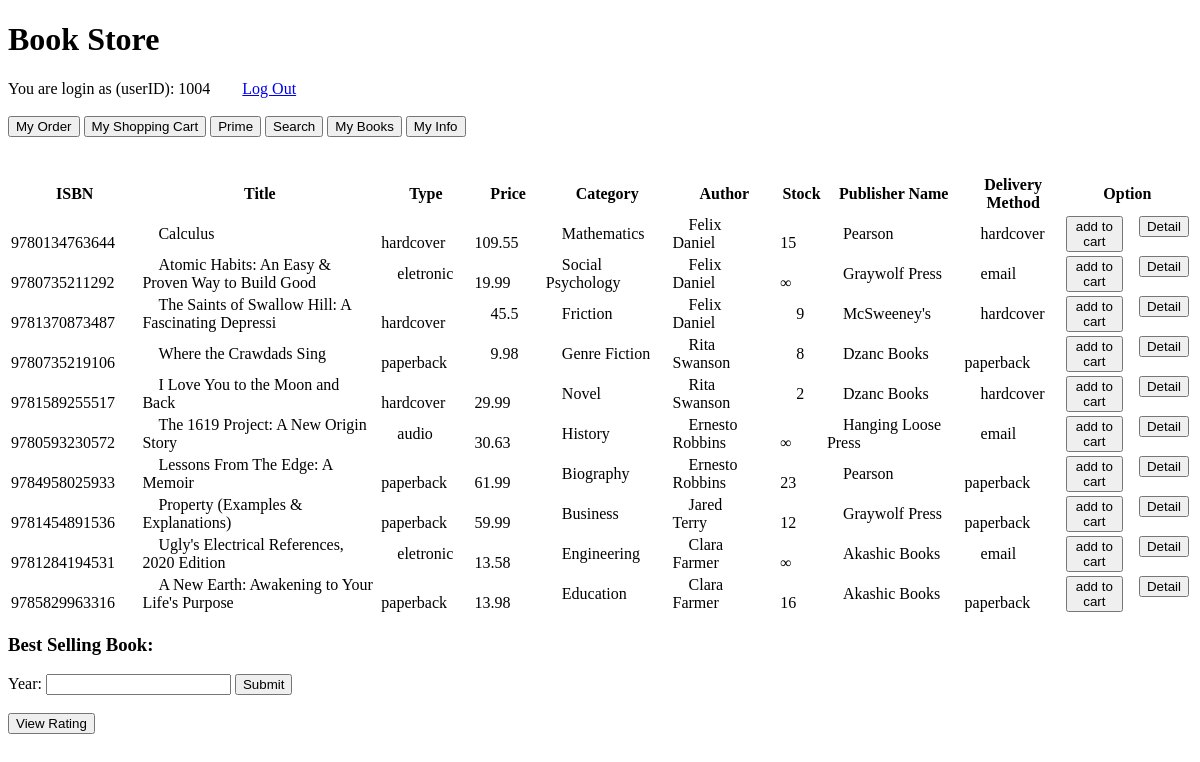
The page /store.php (signed in) on the database as committed earlier.
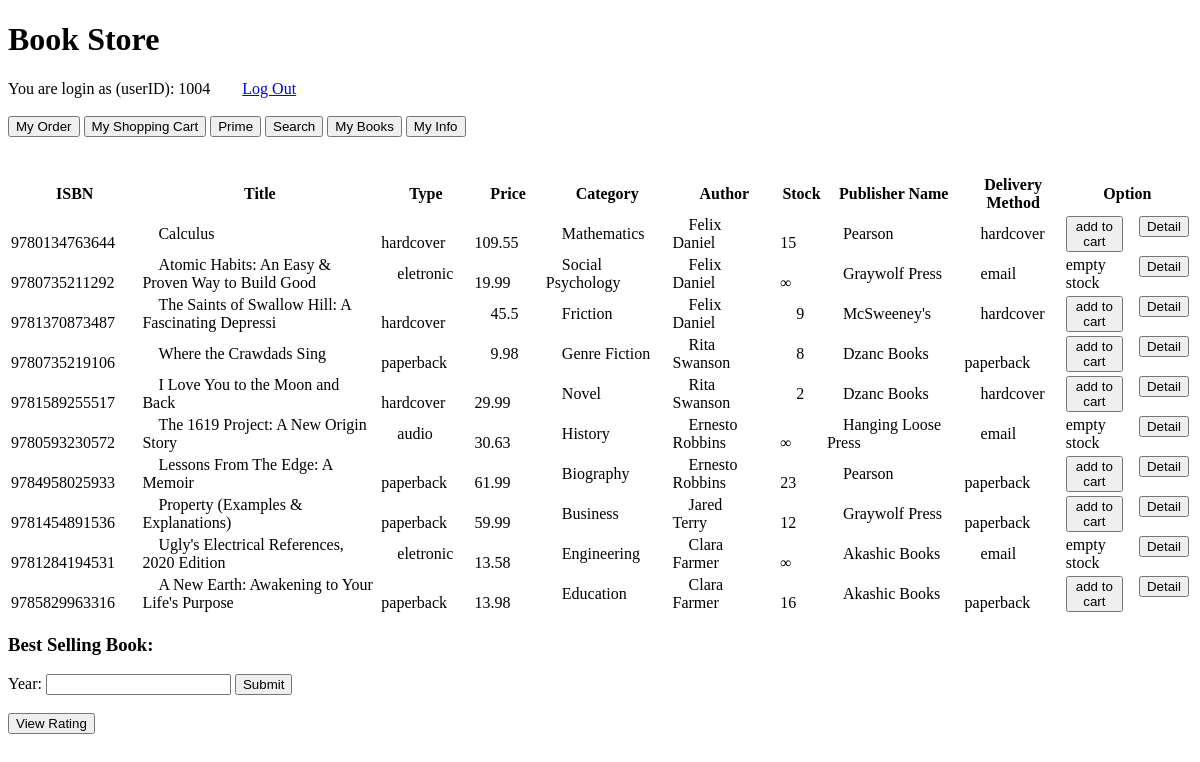
The same page on the database as committed later.
### tables this page shows
create table Books (
  ISBN char(13) primary key,
  title varchar(50),
  type varchar(10),
  price real,
  Category varchar(20),
  in_stock int,
  pName varchar(20),
  method varchar(10),

  constraint foreign key (pName) references Publisher(name),
  constraint foreign key (method) references Delivery(method)
);

create table Customers (
  userID int NOT NULL AUTO_INCREMENT primary key,
  password varchar(20),
  name varchar(30),
  email varchar(40) unique,
  phone char(10),
  address varchar(50)
);

### store.php (the view, shortened to what this page needs)
<!DOCTYPE html>
<html lang="en" dir="ltr">
<head>
</head>
<body>
  <?php
  $myconnection = mysqli_connect('localhost', 'root', '') or die('Could not connect: ' . mysql_error());
  echo '<h1>Book Store</h1>';
  echo "You are login as (userID): ".$_SESSION['id'];
  echo '<a href="index.php">Log Out</a>';
  echo "<br><br>";
  ?>
  <div style="display: flex;">
    <form action="order.php" method="post">
      <button type="submit">My Order</button>&nbsp;
    </form>
    <form action="cart.php" method="post">
      <button type="submit">My Shopping Cart</button>&nbsp;
    </form>
    <form action="prime.php" method="post">
      <button type="submit">Prime</button>&nbsp;
    </form>
    <form action="search.php" method="post">
      <button type="submit">Search</button>&nbsp;
    </form>
    <form action="mybook.php" method="post">
      <button type="submit">My Books</button>&nbsp;
    </form>
    <form action="myinfo.php" method="post">
      <button type="submit" name="info">My Info</button>&nbsp;
    </form>
  </div>
  <br><br>
  <?php
  $query = 'SELECT books.ISBN, title, type, price, Category, in_stock, pName, method, name
      FROM books, `write`, customers WHERE books.ISBN = `write`.ISBN AND customers.userID = `write`.userID;';
  $result = mysqli_query($myconnection, $query) or die('Query failed: ' . mysql_error());
  echo "<table>
    <thead>
      <tr>
        <th>ISBN</th>
        <th>Title</th>
        <th>Type</th>
        <th>Price</th>
        <th>Category</th>
        <th>Author</th>
        <th>Stock</th>
        <th>Publisher Name</th>
        <th>Delivery Method</th>
        <th>Option</th>
      </tr>
    </thead>";
  echo "<tbody>";
  while ($row = mysqli_fetch_array($result, MYSQLI_ASSOC)) {
      echo "<tr>";
      echo "<td>&emsp;".$row['ISBN']."&emsp;</td>";
      echo "<td>&emsp;".$row['title']."&emsp;</td>";
      echo "<td>&emsp;".$row['type']."&emsp;</td>";
      echo "<td>&emsp;".$row['price']."&emsp;</td>";
      echo "<td>&emsp;".$row['Category']."&emsp;</td>";
      echo "<td>&emsp;".$row['name']."&emsp;</td>";
      if ($row['in_stock'] >= 0) {
          echo "<td>&emsp;".$row['in_stock']."&emsp;</td>";
      } else{
          echo "<td>&emsp;&infin;&emsp;</td>";
      }
      echo "<td>&emsp;".$row['pName']."&emsp;</td>";
      echo "<td>&emsp;".$row['method']."&emsp;</td>";
      echo "<td>";
      echo '<div style="display: flex;">';
      if ($row['in_stock'] > 0 || $row['in_stock'] == -99) {
        echo '<form action="cart.php" method="post">';
        echo '<button type="submit" name="ISBN" value="' .$row['ISBN']. '">add to cart</button>';
        echo '</form>';
      } else {
        echo 'empty stock';
      }
      echo '<form action="book.php" method="get">';
      echo '<button type="submit" name="book" value="'.$row['ISBN'].'">Detail</button>';
      echo '</form>';
      echo '</div>';
      echo '</td>';
      echo "</tr>";
  }
  echo "</tbody></table>";
  ?>
  <h3>Best Selling Book:</h3>
  <form action="store.php" method="post">
    <label>Year:</label>
    <input type="text" name="year">
    <input type="submit" name="best_sell" value="Submit">
  </form>
  <br>
  <form class="" action="rating.php" method="post">
    <input type="submit" name="" value="View Rating">
  </form>
</body>
</html>

Rows that differ between the two databases and show on the page:
changed books "Atomic Habits: An Easy & Proven Way to Build Good": in_stock "add to cart" → "empty stock"
changed books "The 1619 Project: A New Origin Story": in_stock "add to cart" → "empty stock"
changed books "Ugly's Electrical References, 2020 Edition": in_stock "add to cart" → "empty stock"
